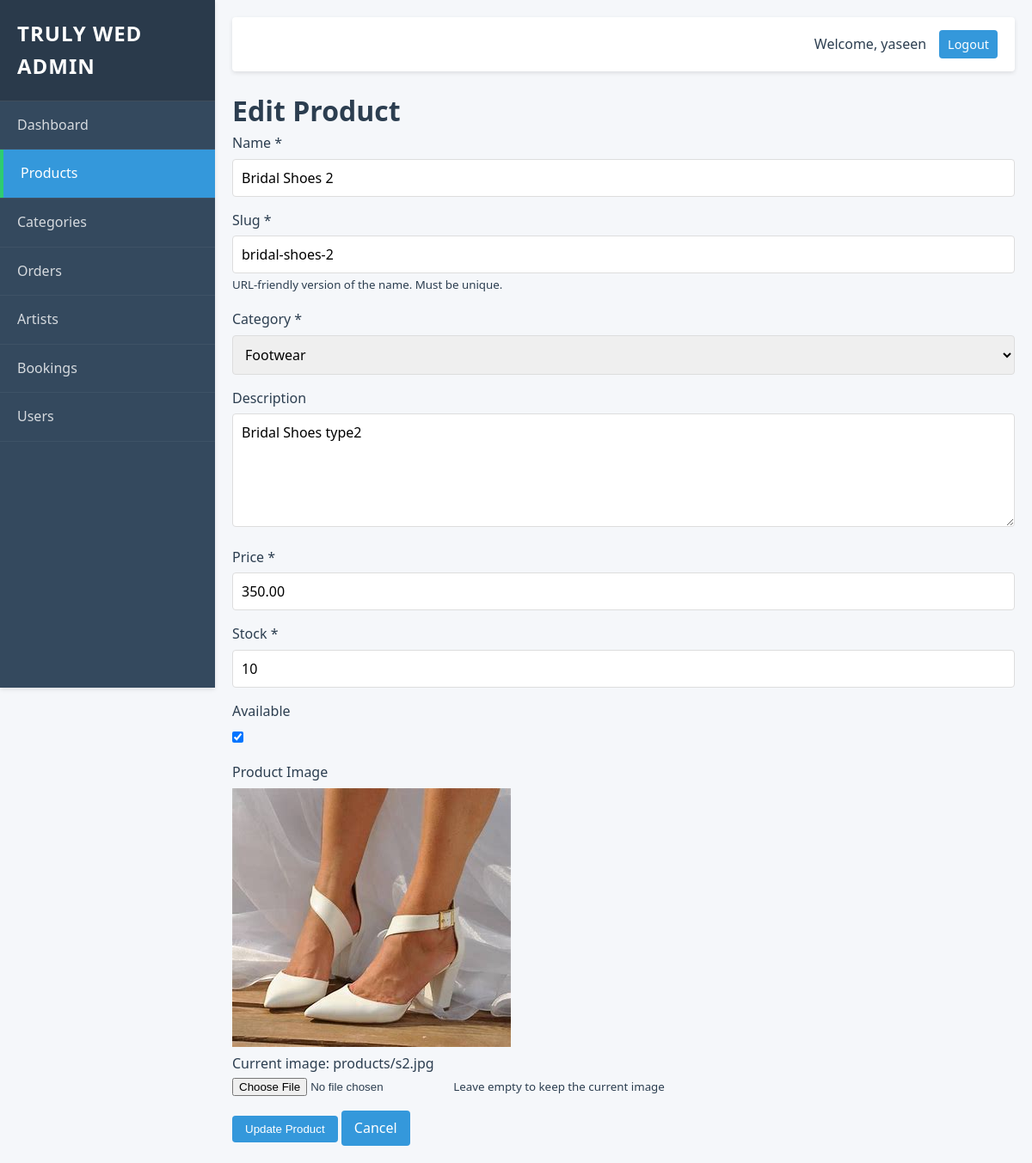
Screenshot of /admin_dashboard/products/3/edit/ (signed in) with the database file from the repository.
### shop/models.py (models this page shows, shortened)
class Product(models.Model):
    category = models.ForeignKey(Category, related_name='products', on_delete=models.CASCADE)
    name = models.CharField(max_length=200)
    slug = models.SlugField(unique=True)
    image = models.ImageField(upload_to='products/', blank=True)
    description = models.TextField()
    price = models.DecimalField(max_digits=10, decimal_places=2)
    stock = models.PositiveIntegerField()
    available = models.BooleanField(default=True)
    created = models.DateTimeField(auto_now_add=True)
    updated = models.DateTimeField(auto_now=True)
    class Meta:
        ordering = ('name',)

class Category(models.Model):
    name = models.CharField(max_length=100)
    slug = models.SlugField(unique=True)
    class Meta:
        verbose_name_plural = 'Categories'

### admin_dashboard/views.py (the view, shortened to what this page needs)
# urls.py: path('products/<int:product_id>/edit/', views.product_edit, name='product_edit'),
@user_passes_test(is_admin)
def product_edit(request, product_id):
    product = get_object_or_404(Product, id=product_id)
    categories = Category.objects.all()
    return render(request, 'admin_dashboard/edit_product.html', {
        'product': product,
        'categories': categories
    })

### admin_dashboard/views.py (called while the page is built)
def is_admin(user):
    return user.is_authenticated and user.is_staff

### admin_dashboard/templates/admin_dashboard/edit_product.html (shortened to what this page needs)
{% extends "admin_dashboard/base.html" %}
{% block content %}
<div class="product-form">
    <div class="page-header">
        <h1>Edit Product</h1>
    </div>
    <form method="post" enctype="multipart/form-data">
        <div class="form-group">
            <label for="name">Name <span class="required">*</span></label>
            <input type="text" id="name" name="name" value="{{ product.name }}" required>
        </div>
        <div class="form-group">
            <label for="slug">Slug <span class="required">*</span></label>
            <input type="text" id="slug" name="slug" value="{{ product.slug }}" required>
            <small>URL-friendly version of the name. Must be unique.</small>
        </div>
        <div class="form-group">
            <label for="category">Category <span class="required">*</span></label>
            <select id="category" name="category" required>
                {% for category in categories %}
                    <option value="{{ category.id }}" {% if product.category_id == category.id %}selected{% endif %}>
                        {{ category.name }}
                    </option>
                {% endfor %}
            </select>
        </div>
        <div class="form-group">
            <label for="description">Description</label>
            <textarea id="description" name="description" rows="5">{{ product.description }}</textarea>
        </div>
        <div class="form-group">
            <label for="price">Price <span class="required">*</span></label>
            <input type="number" id="price" name="price" step="0.01" min="0" value="{{ product.price }}" required>
        </div>
        <div class="form-group">
            <label for="stock">Stock <span class="required">*</span></label>
            <input type="number" id="stock" name="stock" min="0" value="{{ product.stock }}" required>
        </div>
        <div class="form-group">
            <label for="available">Available</label>
            <input type="checkbox" id="available" name="available" {% if product.available %}checked{% endif %}>
        </div>
        <div class="form-group">
            <label for="image">Product Image</label>
            {% if product.image %}
                <div class="current-image">
                    <img src="{{ product.image.url }}" alt="{{ product.name }}">
                    <p>Current image: {{ product.image.name }}</p>
                </div>
            {% endif %}
            <input type="file" id="image" name="image" accept="image/*">
            <small>Leave empty to keep the current image</small>
        </div>
        <div class="form-actions">
            <button type="submit" class="btn btn-primary">Update Product</button>
            <a href="{% url 'admin_dashboard:product_detail' product.id %}" class="btn btn-secondary">Cancel</a>
        </div>
    </form>
</div>
{% endblock%}

### admin_dashboard/templates/admin_dashboard/base.html (shortened to what this page needs)
<!DOCTYPE html>
{% load static%}
<html lang="en">
<head>
    <link rel="stylesheet" href="{% static 'admin_dashboard/css/styles.css' %}">
</head>
<body>
    <div class="admin-container">
        <aside class="sidebar">
            <div class="sidebar-header">
                <h1> Truly Wed Admin</h1>
            </div>
            <nav class="sidebar-nav">
                <ul>
                    <li>
                        <a href="{% url 'admin_dashboard:admin_dashboard' %}"
                           class="{% if request.resolver_match.url_name == 'admin_dashboard' %}active{% endif %}">
                            Dashboard
                        </a>
                    </li>
                    <li>
                        <a href="{% url 'admin_dashboard:product_list' %}"
                           class="{% if 'product' in request.resolver_match.url_name %}active{% endif %}">
                            Products
                        </a>
                    </li>
                    <li>
                        <a href="{% url 'admin_dashboard:category_list' %}"
                           class="{% if 'category' in request.resolver_match.url_name %}active{% endif %}">
                            Categories
                        </a>
                    </li>
                    <li>
                        <a href="{% url 'admin_dashboard:order_list' %}"
                           class="{% if 'order' in request.resolver_match.url_name %}active{% endif %}">
                            Orders
                        </a>
                    </li>
                    <li>
                        <a href="{% url 'admin_dashboard:artist_list' %}"
                           class="{% if 'artist' in request.resolver_match.url_name %}active{% endif %}">
                            Artists
                        </a>
                    </li>
                    <li>
                        <a href="{% url 'admin_dashboard:booking_list' %}"
                           class="{% if 'booking' in request.resolver_match.url_name %}active{% endif %}">
                            Bookings
                        </a>
                    </li>
                    <li>
                        <a href="{% url 'admin_dashboard:user_list' %}"
                           class="{% if 'user' in request.resolver_match.url_name %}active{% endif %}">
                            Users
                        </a>
                    </li>
                </ul>
            </nav>
        </aside>
        <main class="main-content">
            <header class="main-header">
                <div class="user-info">
                    <span>Welcome, {{ request.user.get_full_name|default:request.user.username }}</span>
                    <a href="{% url 'admin_dashboard:logout' %}" class="btn btn-sm">Logout</a>
                </div>
            </header>
            {% block content %}{% endblock %}
        </main>
    </div>
</body>
</html>

### admin_dashboard/static/admin_dashboard/css/styles.css (style rules this page uses)
* { margin: 0; padding: 0; box-sizing: border-box; }
:root { --primary-color: #3498db; --primary-dark: #2980b9; --accent-color: #2ecc71; --dark-color: #34495e; --light-color: #ecf0f1; --danger-color: #e74c3c; --warning-color: #f39c12; --success-color: #27ae60; --info-color: #3498db; --text-color: #2c3e50; --border-radius: 4px; --shadow: 0 2px 5px rgba(0, 0, 0, 0.1); --transition: all 0.3s ease; }
body { font-family: 'Segoe UI', Tahoma, Geneva, Verdana, sans-serif; line-height: 1.6; color: var(--text-color); background-color: #f5f7fa; min-height: 100vh; }
.admin-container { display: flex; min-height: 100vh; }
.sidebar { width: 250px; background-color: var(--dark-color); color: white; box-shadow: var(--shadow); transition: var(--transition); position: fixed; height: 100vh; overflow-y: auto; z-index: 1000; }
.sidebar-header { padding: 20px; background-color: rgba(0, 0, 0, 0.2); border-bottom: 1px solid rgba(255, 255, 255, 0.1); }
.sidebar-header h1 { font-size: 1.5rem; font-weight: 600; text-transform: uppercase; letter-spacing: 1px; }
.sidebar-nav ul { list-style: none; }
.sidebar-nav li { border-bottom: 1px solid rgba(255, 255, 255, 0.05); }
.sidebar-nav a { display: block; padding: 15px 20px; color: rgba(255, 255, 255, 0.8); text-decoration: none; transition: var(--transition); }
.sidebar-nav a.active { background-color: var(--primary-color); color: white; border-left: 4px solid var(--accent-color); }
.main-content { flex: 1; margin-left: 250px; padding: 20px; transition: var(--transition); }
.main-header { background-color: white; padding: 15px 20px; box-shadow: var(--shadow); margin-bottom: 20px; border-radius: var(--border-radius); display: flex; justify-content: flex-end; align-items: center; }
.user-info { display: flex; align-items: center; gap: 15px; }
.user-info span { font-weight: 500; }
.btn { display: inline-block; padding: 8px 15px; background-color: var(--primary-color); color: white; border: none; border-radius: var(--border-radius); cursor: pointer; text-decoration: none; transition: var(--transition); }
.btn-sm { padding: 5px 10px; font-size: 0.9rem; }
form { max-width: 100%; }
.form-group { margin-bottom: 15px; }
label { display: block; margin-bottom: 5px; font-weight: 500; }
input[type="text"], input[type="email"], input[type="password"], input[type="number"], select, textarea { width: 100%; padding: 10px; border: 1px solid #ddd; border-radius: var(--border-radius); font-family: inherit; font-size: 1rem; }

### rows the page displays
Product: name "Bridal Shoes 2", slug "bridal-shoes-2", category "Footwear", description "Bridal Shoes type2", price "350.00", stock "10", available "☑", image (picture), image.name "products/s2.jpg"

### other values shown
{{ request.user.get_full_name|default:request.user.username }} "yaseen"
